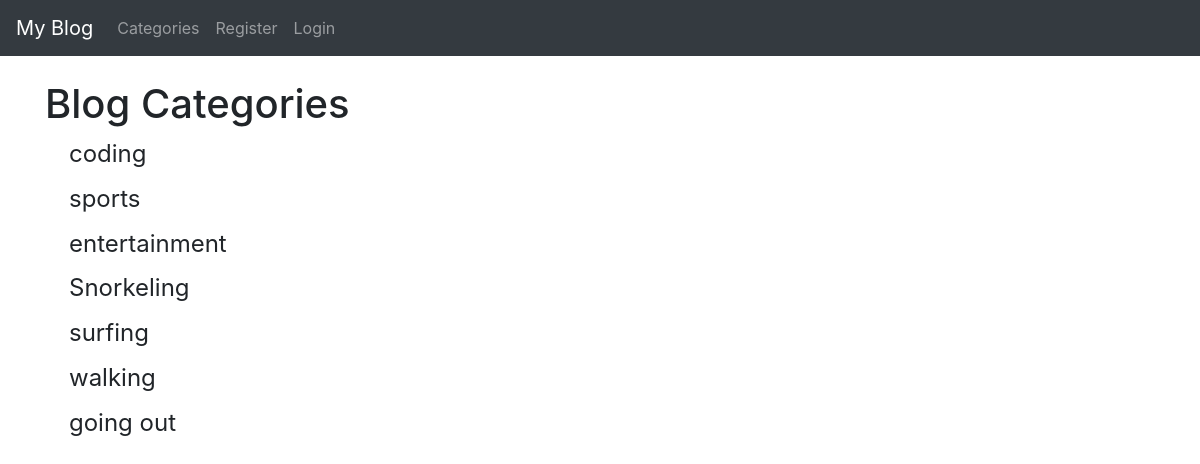
The page /category-list/ on the database its author committed.
### blogg/models.py (models this page shows, shortened)
class Category(models.Model):
    name = models.CharField(max_length=255, null=True)
    def __str__(self):
        return self.name
    class Meta:
        verbose_name_plural = "Categories"

### blogg/views.py (the view)
# urls.py: path('category-list/', CategoryListView, name='category-list'),
def CategoryListView(request):
    cat_menu_list = Category.objects.all()
    return render(request, 'category_list.html', {'cat_menu_list': cat_menu_list})

### blogg/templates/category_list.html (shortened to what this page needs)
{% extends 'base.html' %}
{% block content %}
    <h1>Blog Categories</h1>
    {% for item in cat_menu_list %}
            <h4><a class="dropdown-item" href="{% url 'category' item|slugify %}">
             {{ item }}</a></h4>
    {% endfor %}
{% endblock %}

### rows shown on the page
Category: name "coding"
Category: name "sports"
Category: name "entertainment"
Category: name "Snorkeling"
Category: name "surfing"
Category: name "walking"
Category: name "going out"
